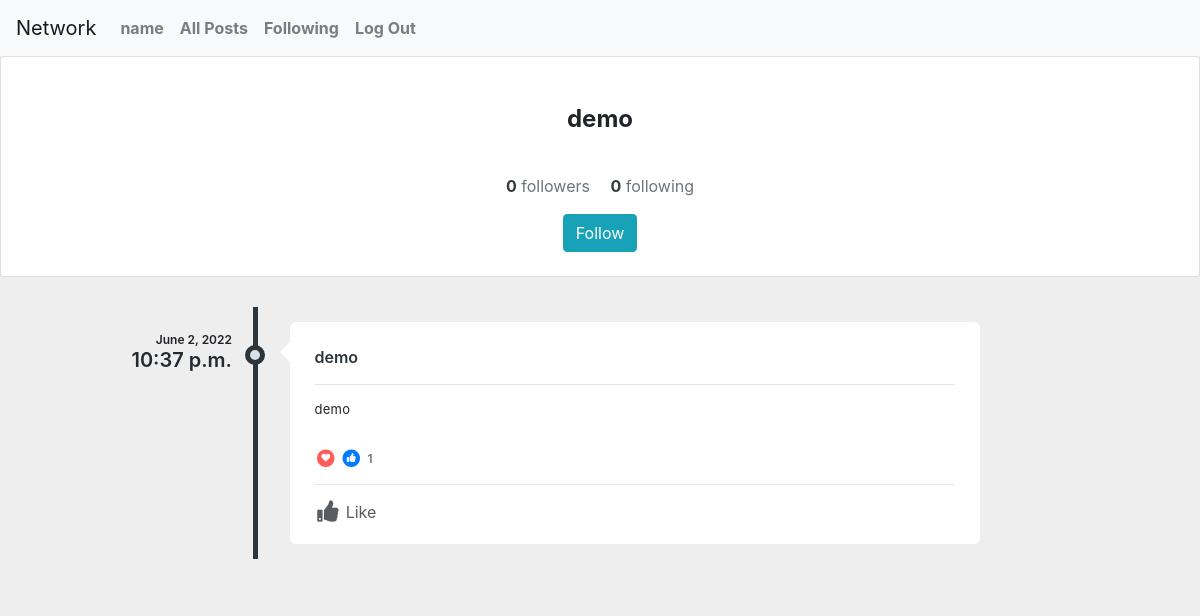
/demo/ (signed in), run on the app's committed database.
### network/models.py (models this page shows, shortened)
class User(AbstractUser):
    pass

class Posts(models.Model):
    person = models.ForeignKey(User, on_delete=models.CASCADE)
    post = models.CharField(max_length=280)
    timestamp = models.DateTimeField(auto_now_add=True)
    likes = models.ManyToManyField(User, related_name= 'likes')
    def likes_as_flat_user_id_list(self):
        return self.likes.values_list('id', flat=True)

### network/views.py (the view)
# urls.py: path("<str:person_url>/", views.username, name="username"),
def username(request, person_url):
    if request.method == "GET":
        person = User.objects.filter(username = person_url)
        posts = Posts.objects.filter(person__username = person_url).order_by('-id')
        if Following.objects.filter(person__username = person_url).exists():
            following = Following.objects.filter(person__username = person_url ).values("following")
            for first in following:
                if first["following"] == None:
                    following = 0
                    break
                else:
                    following = Following.objects.filter(person__username = person_url ).values("following").count()
                    break
        else:
            following = 0
        if Following.objects.filter(following__username = person_url).exists():
            followers = Following.objects.filter(following__username = person_url).count()
        else:
            followers = 0
        userisfollowing = False
        if Following.objects.filter(person = request.user.id).exists():
            if Following.objects.filter(person = request.user.id, following__username = person_url).exists():
                userisfollowing = True
        return render(request, "network/userprofile.html", {"persons": person, "posts": posts, "followers": followers, "following":following, "userisfollowing": userisfollowing})

### network/templates/network/userprofile.html (shortened to what this page needs)
{% extends "network/layout.html" %}
{% load static %}
{% block body %}
<link href="https://cdnjs.cloudflare.com/ajax/libs/font-awesome/5.11.2/css/all.min.css" rel="stylesheet">
<main>
{% for person in persons %}
        <div class="card social-prof">
            <div class="container">
    <div class="text-center py-4">
      <div class="col-md-8 col-lg-6 col-xl-5 p-0 mx-auto">
        <h4 class="font-weight-bold my-4 justify-content-center  align-items-center">{{person.username}}</h4>
         <div class="container">
    <div class="d-flex  justify-content-center align-items-center py-3">
      <div>
        <a href="#" class="d-inline-block text-dark">
          <strong>{{followers}}</strong>
          <span class="text-muted">followers</span>
        </a>
        <a href="#" class="d-inline-block text-dark ml-3">
           {% if following == None %}
           <strong>0</strong>
            {% else %}
          <strong>{{following}}</strong>
           {% endif %}
          <span class="text-muted">following</span>
        </a>
      </div>
    </div>
  </div>
        </div>
{% if user.username == person.username  %}
{% else %}
{% if userisfollowing == True %}
<form action="{% url 'unfollow' person.username %}" method="post">
   {% csrf_token %}
<button type="submit" class="btn btn-info">Unfollow</button>
</form>
{% else %}
<form action="{% url 'follow' person.username %}" method="post">
<button type="submit" class="btn btn-info">Follow</button>
</form>
{% endif %}
{% endif %}
    </div>
  </div>
 </div>
 {% endfor %}
               <div class="profile-content">
               <div class="tab-content p-0">
                  <div class="tab-pane fade active show" id="profile-post">
                     <ul class="timeline">
                         {% for post in posts %}
                        <li>
                           <div class="timeline-time">
                              <span class="date">{{post.timestamp.date}}</span>
                              <span class="time">{{post.timestamp.time}}</span>
                           </div>
                           <div class="timeline-icon">
                              <a href="javascript:;">&nbsp;</a>
                           </div>
                           <div class="timeline-body">
                              <div class="timeline-header">
                                 <span class="username"><a href="javascript:;">{{post.person}}</a> <small></small></span>
                              </div>
                              <div class="timeline-content">
                                 <p data-id= "{{post.pk}}">
                                   {{post.post}}
                                 </p>
                              </div>
                              <div class="timeline-likes">
                                 <div class="stats">
                                    <span class="fa-stack fa-fw stats-icon">
                                    <i class="fa fa-circle fa-stack-2x text-danger"></i>
                                    <i class="fa fa-heart fa-stack-1x fa-inverse t-plus-1"></i>
                                    </span>
                                    <span class="fa-stack fa-fw stats-icon">
                                    <i class="fa fa-circle fa-stack-2x text-primary"></i>
                                    <i class="fa fa-thumbs-up fa-stack-1x fa-inverse"></i>
                                    </span>
                                    <span data-id= "{{post.pk}}6" class="stats-total">{{post.likes.count }} </span>
                                 </div>
                              </div>
                              <div class="timeline-footer">
                                 {% if request.user.id in post.likes_as_flat_user_id_list %}
                                 <a href="javascript:;" onclick="updatelike('{{post.pk}}')" data-id="{{post.pk}}7" class="alreadyliked m-r-15 text-inverse-lighter"><i class="fa fa-thumbs-up fa-fw fa-lg m-r-3"></i> Like</a>
                                 {% else %}
                                 <a href="javascript:;" onclick="updatelike('{{post.pk}}')" data-id="{{post.pk}}7" class="m-r-15 text-inverse-lighter"><i class="fa fa-thumbs-up fa-fw fa-lg m-r-3"></i> Like</a>
                                 {% endif %}
                              </div>
                           </div>
                           </li>
                           {% endfor%}
                        </ul>
</main>
{% endblock %}

### network/templates/network/layout.html (shortened to what this page needs)
{% load static %}
<!DOCTYPE html>
<html lang="en">
    <head>
<link rel="stylesheet" href="https://cdn.jsdelivr.net/npm/bootstrap@4.0.0/dist/css/bootstrap.min.css">
        <link href="{% static 'network/styles.css' %}" rel="stylesheet">
        <link rel="stylesheet" href="https://cdnjs.cloudflare.com/ajax/libs/font-awesome/4.7.0/css/font-awesome.min.css">
    </head>
    <body>
        <nav class="navbar navbar-expand-lg navbar-light bg-light">
            <a class="navbar-brand" href="#">Network</a>
          <div class="collapse navbar-collapse" id="navbarNavAltMarkup">
            <div>
              <ul class="navbar-nav mr-auto">
                {% if user.is_authenticated %}
                    <li class="nav-item">
                        <a class="nav-link" href="{% url 'username' user.username %}"><strong>{{ user.username }}</strong></a>
                    </li>
                {% endif %}
                <li class="nav-item">
                  <a class="nav-link" href="{% url 'index' %}"><strong>All Posts</strong></a>
                </li>
                {% if user.is_authenticated %}
                    <li class="nav-item">
                        <a class="nav-link" href="{% url 'following' user.id %}"><strong>Following</strong></a>
                    </li>
                    <li class="nav-item">
                        <a class="nav-link" href="{% url 'logout' %}"><strong>Log Out</strong></a>
                    </li>
                {% endif %}
              </ul>
            </div>
            </div>
          </nav>
        <div class="body">
            {% block body %}
            {% endblock %}
        </div>
    </body>
</html>

### network/static/network/styles.css (style rules this page uses)
body { background:#eee; }
.b-minus-1, .b-minus-10, .b-minus-2, .b-minus-3, .b-minus-4, .b-minus-5, .b-minus-6, .b-minus-7, .b-minus-8, .b-minus-9, .b-plus-1, .b-plus-10, .b-plus-2, .b-plus-3, .b-plus-4, .b-plus-5, .b-plus-6, .b-plus-7, .b-plus-8, .b-plus-9, .l-minus-1, .l-minus-2, .l-minus-3, .l-minus-4, .l-minus-5, .l-minus-6, .l-minus-7, .l-minus-8, .l-minus-9, .l-plus-1, .l-plus-10, .l-plus-2, .l-plus-3, .l-plus-4, .l-plus-5, .l-plus-6, .l-plus-7, .l-plus-8, .l-plus-9, .r-minus-1, .r-minus-10, .r-minus-2, .r-minus-3, .r-minus-4, .r-minus-5, .r-minus-6, .r-minus-7, .r-minus-8, .r-minus-9, .r-plus-1, .r-plus-10, .r-plus-2, .r-plus-3, .r-plus-4, .r-plus-5, .r-plus-6, .r-plus-7, .r-plus-8, .r-plus-9, .t-minus-1, .t-minus-10, .t-minus-2, .t-minus-3, .t-minus-4, .t-minus-5, .t-minus-6, .t-minus-7, .t-minus-8, .t-minus-9, .t-plus-1, .t-plus-10, .t-plus-2, .t-plus-3, .t-plus-4, .t-plus-5, .t-plus-6, .t-plus-7, .t-plus-8, .t-plus-9 { position: relative!important }
.profile-content { padding: 25px; border-radius: 4px }
.profile-content:after, .profile-content:before { content: ''; display: table; clear: both }
.profile-content .tab-content, .profile-content .tab-pane { background: 0 0 }
.timeline { list-style-type: none; margin: 0; padding: 0; position: relative }
.timeline:before { content: ''; position: absolute; top: 5px; bottom: 5px; width: 5px; background: #2d353c; left: 20%; margin-left: -2.5px }
.timeline>li { position: relative; min-height: 50px; padding: 20px 0 }
.timeline .timeline-time { position: absolute; left: 0; width: 18%; text-align: right; top: 30px }
.timeline .timeline-time .date, .timeline .timeline-time .time { display: block; font-weight: 600 }
.timeline .timeline-time .date { line-height: 16px; font-size: 12px }
.timeline .timeline-time .time { line-height: 24px; font-size: 20px; color: #242a30 }
.timeline .timeline-icon { left: 15%; position: absolute; width: 10%; text-align: center; top: 40px }
.timeline .timeline-icon a { text-decoration: none; width: 20px; height: 20px; display: inline-block; border-radius: 20px; background: #d9e0e7; line-height: 10px; color: #fff; font-size: 14px; border: 5px solid #2d353c; transition: border-color .2s linear }
.timeline .timeline-body { margin-left: 23%; margin-right: 17%; background: #fff; position: relative; padding: 20px 25px; border-radius: 6px }
.timeline .timeline-body:before { content: ''; display: block; position: absolute; border: 10px solid transparent; border-right-color: #fff; left: -20px; top: 20px }
.timeline .timeline-body>div+div { margin-top: 15px }
.timeline .timeline-body>div+div:last-child { margin-bottom: -20px; padding-bottom: 20px; border-radius: 0 0 6px 6px }
.timeline-header { padding-bottom: 10px; border-bottom: 1px solid #e2e7eb; line-height: 30px }
.timeline-header .username { font-size: 16px; font-weight: 600 }
.timeline-header .username, .timeline-header .username a { color: #2d353c }
.timeline-content { letter-spacing: .25px; line-height: 18px; font-size: 13px }
.timeline-content:after, .timeline-content:before { content: ''; display: table; clear: both }
.timeline-footer { background: #fff; border-top: 1px solid #e2e7ec; padding-top: 15px }
.timeline-footer a:not(.btn) { color: #575d63 }
.timeline-likes { color: #6d767f; font-weight: 600; font-size: 12px }
.timeline-likes .stats-total { display: inline-block; line-height: 20px }
.timeline-likes .stats-icon { float: left; margin-right: 5px; font-size: 9px }
.timeline-likes .stats-icon+.stats-icon { margin-left: -2px }
.text-danger, .text-red { color: #ff5b57!important; }

### data on the page
User: username "name"
User: username "demo", followers "0", following "0", shows "Follow"
Posts: timestamp "June 2, 2022", timestamp.time "10:37 p.m.", person "demo", post "demo", likes.count "1"
